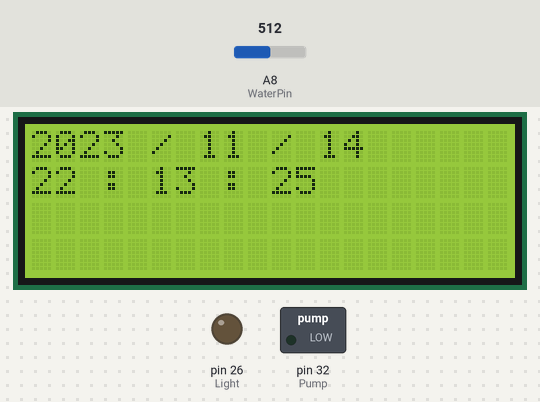
Simulated run of this sketch. Board: Arduino Mega 2560, built with avr-gcc and run on an emulated ATmega2560. On the bench: 20×4 character LCD, switched loads named in the sketch (green lamp = pin HIGH), output pins drawn as LEDs (lit = HIGH). The inputs (shaded band) are chosen by the test bench; at power-on: A8 (WaterPin) = 512. The local clock reads 2024-03-15 10:24:30 at power-on unless the sketch sets it.

Above: at 6.3 s.
6.4 s: A8 (WaterPin) set to 545
At 11.1 s:
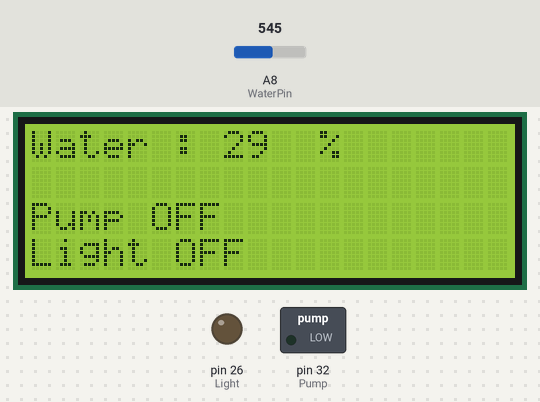
At 16.2 s:
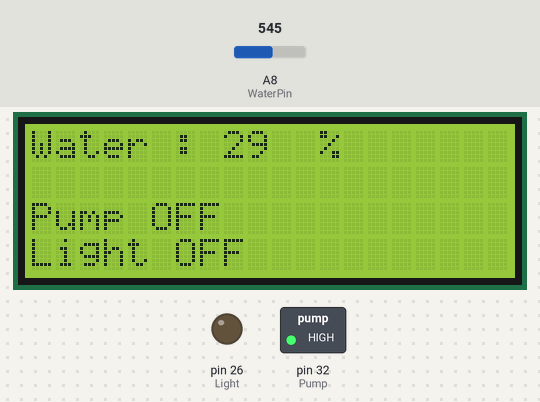
Timing chart, 0 to 17.7 s (numbered marks = the images above; inputs shaded):
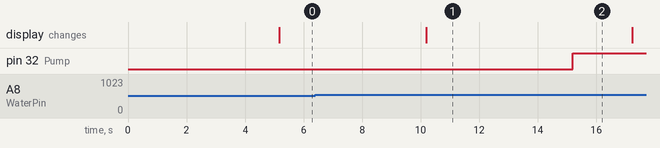

Measured:
- the behaviour switches between 538 and 539 on A8 (WaterPin) (found by bisection; images 0 and 1)
- after the input at 6.4 s, pin 32 (Pump): LOW → HIGH after 8.8 s

The sketch:

Time_LED_Water_LCD.ino
```cpp
#include <RTClib.h>
#include <LiquidCrystal_I2C.h>

#define Light 26
#define Pump 32
#define WaterPin A8

LiquidCrystal_I2C lcd(0x27, 20, 4);
RTC_DS3231 rtc;

const int Target_Water_low = 20;
const int Target_Water_high = 23;

int Light_value = 0;
int Pump_value = 0;
int n = 0;

void setup () {
  pinMode(Light, OUTPUT);
  pinMode(Pump, OUTPUT);
  Serial.begin(9600);

  if (! rtc.begin()) {
    Serial.println("Couldn't find RTC");
    Serial.flush();
    abort();
  }

  if (rtc.lostPower()) {
    Serial.println("RTC lost power, let's set the time!");
    rtc.adjust(DateTime(F(__DATE__), F(__TIME__)));
  }

  rtc.adjust(DateTime(F(__DATE__), F(__TIME__)));
  lcd.init();
  lcd.backlight();
  lcd.setCursor(0, 0);
  lcd.print("Jeju Nat'l Univ.");
  lcd.setCursor(0, 1);
  lcd.print("Hortic. Sci. Major");
  lcd.setCursor(0, 2);
  lcd.print("Vegetables Lab.");
  lcd.setCursor(0, 3);
  lcd.print("By Young-Yeol CHO");
  delay(5000);
}

void loop () {
  DateTime now = rtc.now();
  int WaterValue = analogRead(WaterPin);

  int Water = map(WaterValue, 596, 308, 0, 100);
  if (Water >= 100) {
    Water = 100;
  }
  if (Water <= 0) {
    Water = 0;
  }
  if ((now.hour() > 8) && (now.hour() < 19)) {
    digitalWrite(Light, HIGH);
    Light_value = 1;
  } else {
    digitalWrite(Light, LOW);
    Light_value = 0;
  }

  if (n <= 3) {
    if (Water < Target_Water_low) {
      digitalWrite(Pump, HIGH);
      delay(2000);
      n = n + 1;
    }
  } else {
    digitalWrite(Pump, LOW);
    delay(10000);
    n = 0;
  }

  if (Water > Target_Water_high) {
    digitalWrite(Pump, LOW);
    n = 0;
  }


  lcd.clear();
  lcd.setCursor(0, 0);
  lcd.print(now.year());
  lcd.print(" / ");
  lcd.print(now.month());
  lcd.print(" / ");
  lcd.print(now.day());
  lcd.setCursor(0, 1);
  lcd.print(now.hour());
  lcd.print(" : ");
  lcd.print(now.minute());
  lcd.print(" : ");
  lcd.print(now.second());
  delay(5000);

  lcd.clear();
  lcd.setCursor(0, 0);
  lcd.print("Water : ");
  lcd.print(Water);
  lcd.print("  %");

  if (Pump_value == HIGH) {
    lcd.setCursor(0, 2);
    lcd.print("Pump ON");
  } else {
    lcd.setCursor(0, 2);
    lcd.print("Pump OFF");
  }

  if (Light_value == 1) {
    lcd.setCursor(0, 3);
    lcd.print("Light ON");
  } else {
    lcd.setCursor(0, 3);
    lcd.print("Light OFF");
  }
  delay(5000);
}
```
